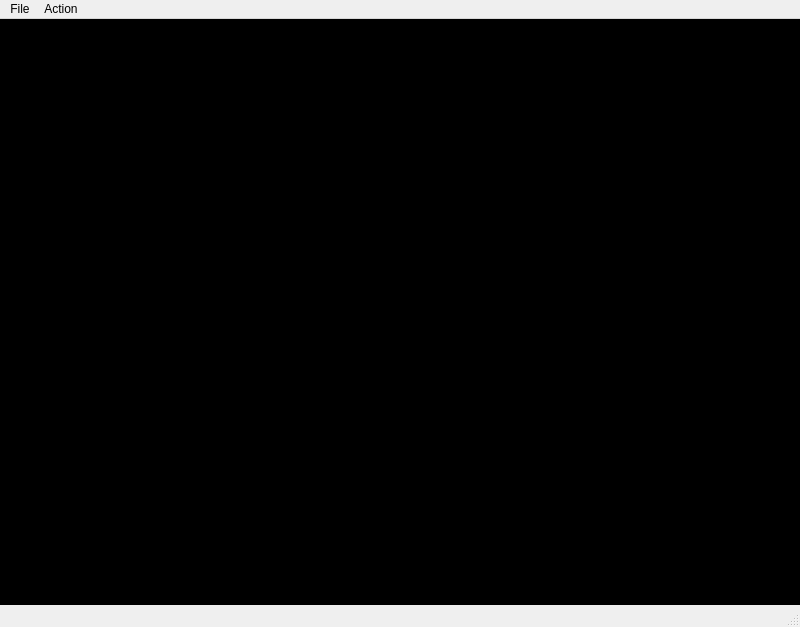
<?xml version="1.0" encoding="UTF-8"?>
<ui version="4.0">
 <class>MainWindow</class>
 <widget class="QMainWindow" name="MainWindow">
  <property name="geometry">
   <rect>
    <x>0</x>
    <y>0</y>
    <width>800</width>
    <height>627</height>
   </rect>
  </property>
  <property name="windowTitle">
   <string>MainWindow</string>
  </property>
  <property name="styleSheet">
   <string notr="true"/>
  </property>
  <widget class="QWidget" name="centralwidget">
   <property name="layoutDirection">
    <enum>Qt::LayoutDirection::LeftToRight</enum>
   </property>
   <property name="styleSheet">
    <string notr="true"> background-color: black; border: none; </string>
   </property>
   <layout class="QGridLayout" name="gridLayout">
    <property name="leftMargin">
     <number>0</number>
    </property>
    <property name="topMargin">
     <number>0</number>
    </property>
    <property name="rightMargin">
     <number>0</number>
    </property>
    <property name="bottomMargin">
     <number>0</number>
    </property>
    <item row="0" column="0">
     <widget class="GerberCanvas" name="gerberCanvas" native="true">
      <property name="tabletTracking">
       <bool>false</bool>
      </property>
      <property name="focusPolicy">
       <enum>Qt::FocusPolicy::StrongFocus</enum>
      </property>
      <property name="styleSheet">
       <string notr="true"> background-color: black; border: none; </string>
      </property>
     </widget>
    </item>
   </layout>
  </widget>
  <widget class="QMenuBar" name="menubar">
   <property name="geometry">
    <rect>
     <x>0</x>
     <y>0</y>
     <width>800</width>
     <height>24</height>
    </rect>
   </property>
   <widget class="QMenu" name="menuFile">
    <property name="title">
     <string>File</string>
    </property>
    <addaction name="actionOpen_File"/>
    <addaction name="actionClose_Current_File"/>
   </widget>
   <widget class="QMenu" name="menuAction">
    <property name="title">
     <string>Action</string>
    </property>
    <addaction name="actionZoom_In"/>
    <addaction name="actionZoom_Out"/>
    <addaction name="actionZoom_to_Fit"/>
    <addaction name="actionDebug"/>
   </widget>
   <addaction name="menuFile"/>
   <addaction name="menuAction"/>
  </widget>
  <widget class="QStatusBar" name="statusbar"/>
  <action name="actionClose_Current_File">
   <property name="text">
    <string>Close Current File</string>
   </property>
  </action>
  <action name="actionZoom_In">
   <property name="text">
    <string>Zoom In</string>
   </property>
   <property name="shortcut">
    <string>Ctrl+Shift+=</string>
   </property>
  </action>
  <action name="actionZoom_Out">
   <property name="text">
    <string>Zoom Out</string>
   </property>
   <property name="shortcut">
    <string>Ctrl+Shift+-</string>
   </property>
  </action>
  <action name="actionZoom_to_Fit">
   <property name="text">
    <string>Zoom to Fit</string>
   </property>
  </action>
  <action name="actionOpen_File">
   <property name="text">
    <string>Open File</string>
   </property>
   <property name="shortcut">
    <string>Ctrl+Shift+O</string>
   </property>
  </action>
  <action name="actionDebug">
   <property name="checkable">
    <bool>true</bool>
   </property>
   <property name="text">
    <string>Debug</string>
   </property>
  </action>
 </widget>
 <customwidgets>
  <customwidget>
   <class>GerberCanvas</class>
   <extends>QWidget</extends>
   <header>gerbercanvas.hpp</header>
   <container>1</container>
  </customwidget>
 </customwidgets>
 <resources/>
 <connections/>
</ui>
